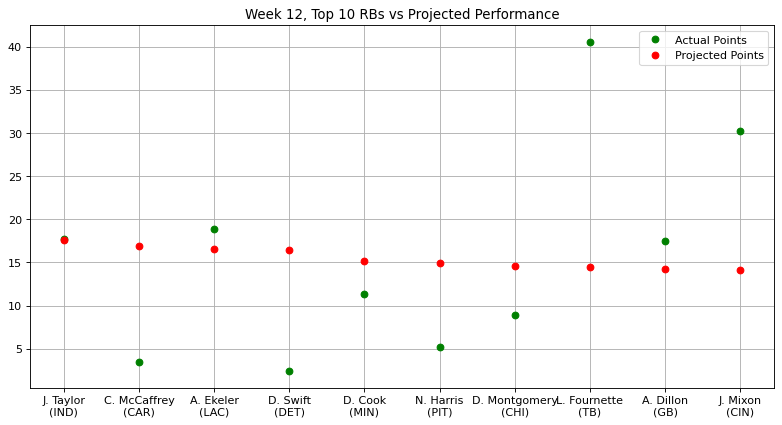

This chart was generated by the following Python code:
# Stats provided by NFL Fantasy
# Week 12, Top 10 Projected RBs vs Actual Performance

# NOTE: NFL Fantasy removed Christian McCaffrey's projection after being placed
# on IR. Projection for his week 12 performance provided by fantasydata.com

import matplotlib.pyplot as plt
import numpy as np
from matplotlib.pyplot import figure
figure(figsize=(12, 6), dpi=80)

actual_points = np.array([17.70,3.50,18.90,2.40,11.30,5.20,8.90,40.60,17.50,30.30])
proj_points = np.array([17.65,16.96,16.54,16.46,15.21,14.98,14.60,14.44,14.21,14.15])
players = np.array(["J. Taylor\n(IND)","C. McCaffrey\n(CAR)","A. Ekeler\n(LAC)","D. Swift\n(DET)",
                    "D. Cook\n(MIN)","N. Harris\n(PIT)","D. Montgomery\n(CHI)","L. Fournette\n(TB)",
                    "A. Dillon\n(GB)","J. Mixon\n(CIN)"])

plt.plot(players, actual_points, 'o', c = 'g', label = 'Actual Points', ms = 6)
plt.plot(proj_points, 'o', c = 'r', label = 'Projected Points', ms = 6)
plt.title("Week 12, Top 10 RBs vs Projected Performance")
plt.legend()
plt.grid()
plt.show()
